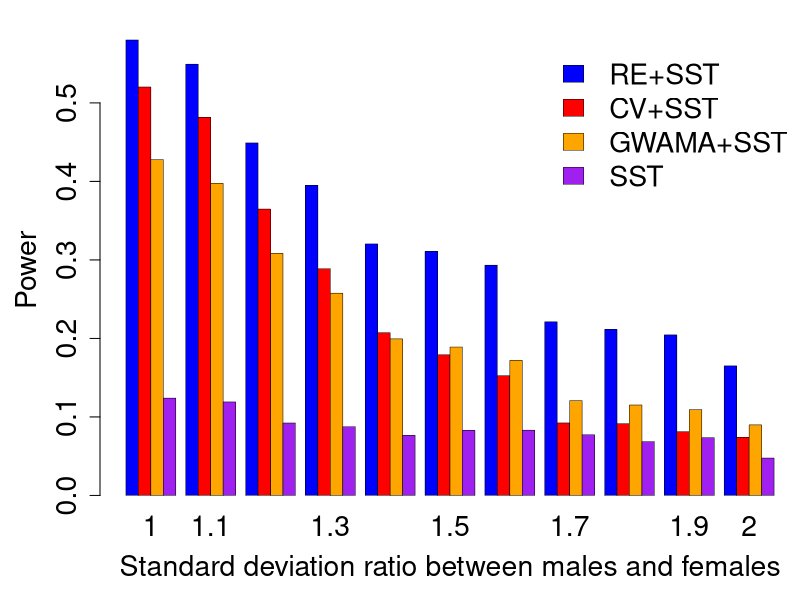

Source code (R):
setwd("/Users/cuelee/Dropbox/Cue_meta_sex/manuscript/Figures/Fig3/code")

gw <- as.matrix(read.table("gwa_sst.tab"))
re <- as.matrix(read.table("re_sst.tab"))
cv <- as.matrix(read.table("cv_sst.tab"))
sst  <- as.matrix(read.table("sst.tab"))

i = 9
i =10
counts = rbind(re[i,], cv[i,], gw[i,], sst[i,])
inds = c(1,2,3,4,5,6,7,10, 9,11,8)
counts = counts[,inds]

names = c(1, 1.1, 1.2, 1.3, 1.4, 1.5, 1.6, 1.7, 1.8, 1.9, 2.0)

size = 1.7

cols <- c("blue",
          "Red",
          "orange1",
          "purple")  

pdf("power19_cv_res_CHL.pdf", 10, 6, pointsize=8)

par(lwd=0.5)
par(mar = c(5,5,2,0))

barplot(
        counts, 
        beside=TRUE, 
        #main="Power comparision between RE+SST, GWAMA+SST, CV+SST and SST", 
        xlab="Standard deviation ratio between males and females", 
        col=cols, 
        names.arg=names, 
        ylab="Power", 
        cex.axis=size, 
        cex=size, 
        cex.lab=size, 
        space=c(0,0.8), 
        cex.main=size, 
        border=TRUE)



legend("topright", c("RE+SST", "CV+SST", "GWAMA+SST", "SST"), cex=size, fill=cols, bty="n")
dev.off()